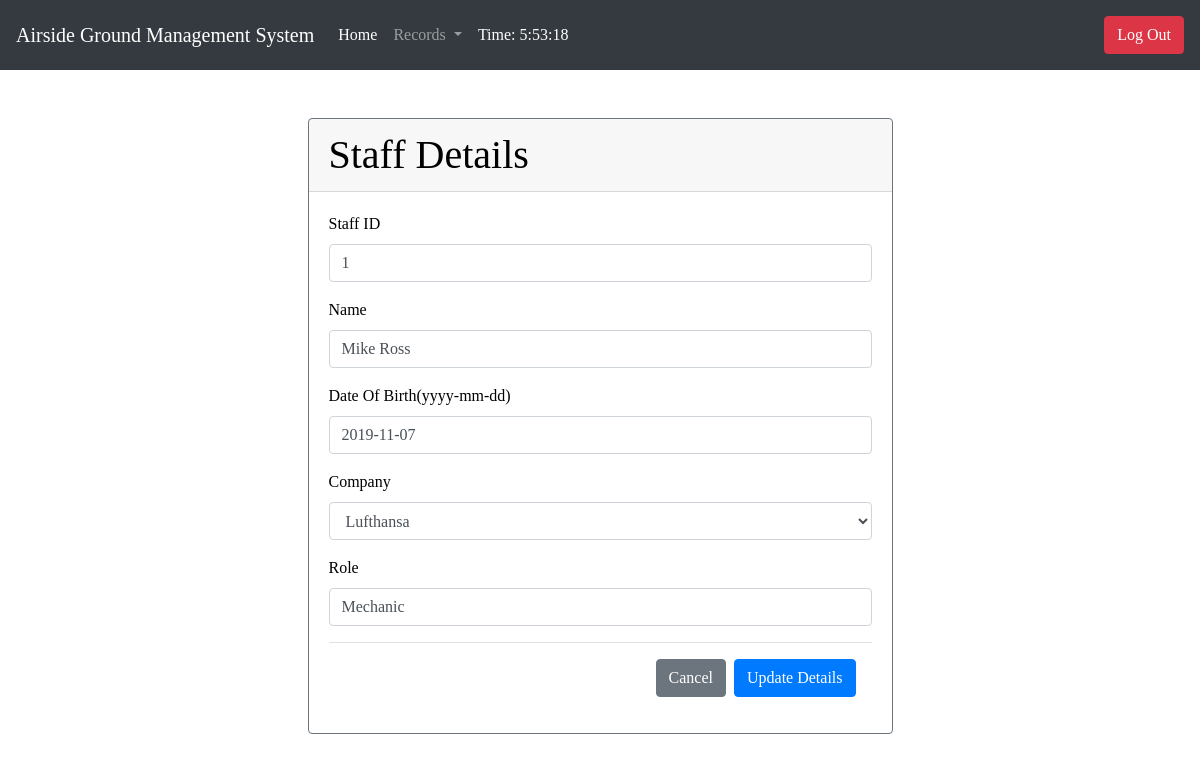
Page /staff/update/1/ (signed in) on the committed database.
### staff/models.py (models this page shows)
class Crew(models.Model):
	crewid = models.CharField(max_length=5, primary_key=True)
	name = models.CharField(max_length=15)
	crew_dob = models.DateField(auto_now=False, auto_now_add=False)
	company = models.ForeignKey(Airline, on_delete=models.CASCADE, related_name='al1')
	role = models.CharField(max_length=10)

### staff/views.py (the view)
# urls.py: path('update/<int:pk>/', views.CrewUpdatePageView.as_view(), name='crew_update'),
class CrewUpdatePageView(UpdateView):
    template_name = "crew_update.html"
    model = Crew
    form_class = crewForm
    success_url = reverse_lazy('crew_list')

### staff/forms.py
class crewForm(forms.ModelForm):
	class Meta:
		model = Crew
		fields = ('crewid', 'name', 'crew_dob', 'company', 'role')
		labels = {
            'crewid': ('Staff ID'),
         	'name': ('Name'),
            'crew_dob': ('Date Of Birth(yyyy-mm-dd)'),
            'company': ('Company'),
            'role': ('Role'),
        }

### postlog/models.py (called while the page is built)
	def __str__(self):
		return self.airline

### staff/templates/crew_update.html (shortened to what this page needs)
{% extends 'base_template1.html' %}
{% load static from staticfiles %}
{% load crispy_forms_tags %}
{% block content %}
<div class="row justify-content-center my-5">
    <div class="col-6">
        <div class="card border-secondary mb-3">
            <h1 class="card-header">Staff Details</h1>
            <div class="card-body">
                <form method="POST" novalidate>
                    {{ form|crispy }}
                    <div class="modal-footer">
                        <a href="{% url 'crew_list'%}">
                            <button type="button" class="btn btn-secondary">Cancel</button>
                        </a>
                        <button type="submit" class="btn btn-primary">Update Details</button>
                    </div>
                </form>
            </div>
        </div>
    </div>
</div>
{% endblock %}

### assets/styles.css (style rules this page uses)
body { background-repeat: no-repeat; background-size: auto; color: #000; }
body * { font-family: Ubuntu; }
h1, h2, h3, h4, h5 { font-weight: normal; margin: 0; }
a, a:hover, a:visited { color: #fff; text-decoration: none; }

### rows in the picture
Crew: crewid "1", name "Mike Ross", crew_dob "2019-11-07", company "Lufthansa", role "Mechanic"
